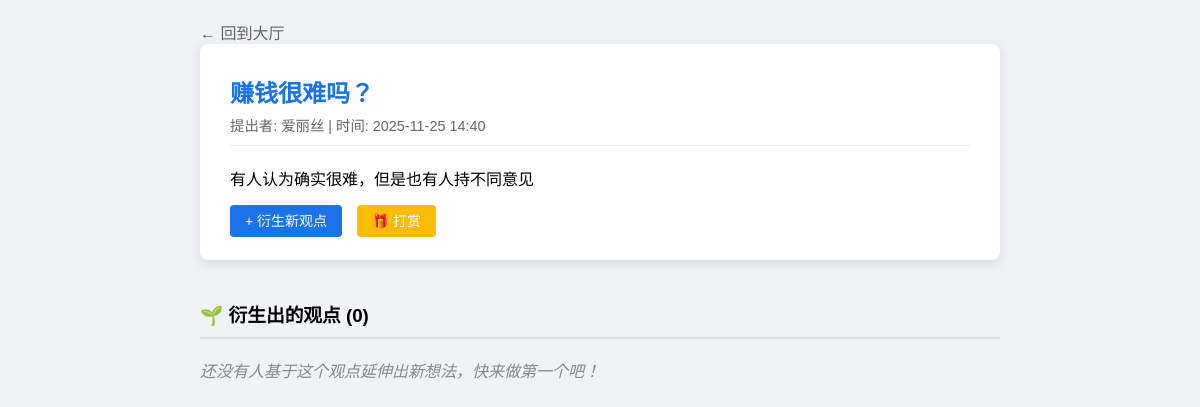
The app's page /node/1/ (signed in) with its own data.
### universe/models.py (models this page shows, shortened)
class MindNode(models.Model):
    title = models.CharField(max_length=200, verbose_name="观点标题")
    content = models.TextField(verbose_name="详细观点")
    creator = models.ForeignKey(Player, on_delete=models.CASCADE, verbose_name="提出者")
    parent = models.ForeignKey('self', null=True, blank=True, on_delete=models.CASCADE, related_name='children', verbose_name="父观点")
    created_at = models.DateTimeField(auto_now_add=True, verbose_name="创建时间")

class Player(AbstractUser):
    coins = models.IntegerField(default=100, verbose_name="金币")
    level = models.IntegerField(default=1, verbose_name="等级")
    bio = models.TextField(blank=True, verbose_name="个人简介")

### universe/views.py (the view)
# urls.py: path('node/<int:node_id>/', views.node_detail, name='node_detail'), # 详情页
def node_detail(request, node_id):
    node = get_object_or_404(MindNode, id=node_id)
    children = node.children.all()
    return render(request, 'node_detail.html', {'node': node, 'children': children})

### universe/templates/node_detail.html (shortened to what this page needs)
<!DOCTYPE html>
<html>
<head>
</head>
<body>
    <a href="/" style="text-decoration: none; color: #666;">&larr; 回到大厅</a>
    <div class="main-card">
        <div class="title">{{ node.title }}</div>
        <div class="meta">提出者: {{ node.creator.username }} | 时间: {{ node.created_at|date:"Y-m-d H:i" }}</div>
        <div class="content">{{ node.content }}</div>
        <div style="margin-top: 20px;">
            {% if user.is_authenticated %}
                <a href="/node/{{ node.id }}/branch/" class="btn">+ 衍生新观点</a>
                {% if user != node.creator %}
                   <a href="/tip/{{ node.id }}/" class="btn" style="background-color: #fbbc05; margin-left: 10px;">🎁 打赏</a>
                {% endif %}
            {% endif %}
        </div>
    </div>
    <h3>🌱 衍生出的观点 ({{ children.count }})</h3>
    {% for child in children %}
        <div class="child-card">
            <div style="font-weight: bold;"><a href="/node/{{ child.id }}/" style="text-decoration: none; color: #333;">{{ child.title }}</a></div>
            <div style="font-size: 0.8em; color: #666;">由 {{ child.creator.username }} 提出</div>
            <div style="margin-top: 5px;">{{ child.content }}</div>
        </div>
    {% empty %}
        <p style="color: #888; font-style: italic;">还没有人基于这个观点延伸出新想法，快来做第一个吧！</p>
    {% endfor %}
</body>
</html>

### universe/templates/node_detail.html (style rules this page uses)
body { font-family: sans-serif; background-color: #f0f2f5; padding: 20px; max-width: 800px; margin: 0 auto; }
.main-card { background: white; padding: 30px; border-radius: 8px; box-shadow: 0 4px 12px rgba(0,0,0,0.1); margin-bottom: 20px; }
.title { font-size: 1.5em; font-weight: bold; color: #1a73e8; }
.meta { color: #666; font-size: 0.9em; margin-top: 5px; margin-bottom: 20px; border-bottom: 1px solid #eee; padding-bottom: 10px; }
.btn { text-decoration: none; padding: 8px 15px; border-radius: 4px; color: white; background-color: #1a73e8; font-size: 14px; }
h3 { margin-top: 40px; border-bottom: 2px solid #ddd; padding-bottom: 10px; }

### records on screen
MindNode: title "赚钱很难吗？", creator.username "爱丽丝", created_at "2025-11-25 14:40", content "有人认为确实很难，但是也有人持不同意见", count "0"
